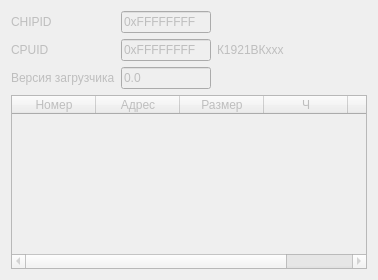
      <widget class="QWidget" name="tab_info">
       <property name="enabled">
        <bool>false</bool>
       </property>
       <property name="sizePolicy">
        <sizepolicy hsizetype="Preferred" vsizetype="Fixed">
         <horstretch>0</horstretch>
         <verstretch>0</verstretch>
        </sizepolicy>
       </property>
       <property name="maximumSize">
        <size>
         <width>16777215</width>
         <height>480</height>
        </size>
       </property>
       <attribute name="title">
        <string notr="true">Информация</string>
       </attribute>
       <layout class="QVBoxLayout" name="verticalLayout_5">
        <item>
         <layout class="QHBoxLayout" name="tinfo_hbox_info">
          <item>
           <layout class="QFormLayout" name="tinfo_hbox_info_values">
            <item row="0" column="0">
             <widget class="QLabel" name="tinfo_lab_chipid">
              <property name="maximumSize">
               <size>
                <width>16777215</width>
                <height>23</height>
               </size>
              </property>
              <property name="text">
               <string notr="true">CHIPID</string>
              </property>
             </widget>
            </item>
            <item row="0" column="1">
             <widget class="QLineEdit" name="tinfo_ledit_chipid">
              <property name="minimumSize">
               <size>
                <width>90</width>
                <height>0</height>
               </size>
              </property>
              <property name="maximumSize">
               <size>
                <width>90</width>
                <height>23</height>
               </size>
              </property>
              <property name="text">
               <string notr="true">0xFFFFFFFF</string>
              </property>
              <property name="readOnly">
               <bool>true</bool>
              </property>
             </widget>
            </item>
            <item row="1" column="0">
             <widget class="QLabel" name="tinfo_lab_cpuid">
              <property name="maximumSize">
               <size>
                <width>16777215</width>
                <height>23</height>
               </size>
              </property>
              <property name="text">
               <string notr="true">CPUID</string>
              </property>
             </widget>
            </item>
            <item row="1" column="1">
             <widget class="QLineEdit" name="tinfo_ledit_cpuid">
              <property name="minimumSize">
               <size>
                <width>90</width>
                <height>0</height>
               </size>
              </property>
              <property name="maximumSize">
               <size>
                <width>90</width>
                <height>23</height>
               </size>
              </property>
              <property name="text">
               <string notr="true">0xFFFFFFFF</string>
              </property>
              <property name="readOnly">
               <bool>true</bool>
              </property>
             </widget>
            </item>
            <item row="2" column="0">
             <widget class="QLabel" name="tinfo_lab_bootver">
              <property name="maximumSize">
               <size>
                <width>16777215</width>
                <height>23</height>
               </size>
              </property>
              <property name="text">
               <string notr="true">Версия загрузчика</string>
              </property>
             </widget>
            </item>
            <item row="2" column="1">
             <widget class="QLineEdit" name="tinfo_ledit_bootver">
              <property name="minimumSize">
               <size>
                <width>90</width>
                <height>0</height>
               </size>
              </property>
              <property name="maximumSize">
               <size>
                <width>90</width>
                <height>23</height>
               </size>
              </property>
              <property name="text">
               <string notr="true">0.0</string>
              </property>
              <property name="readOnly">
               <bool>true</bool>
              </property>
             </widget>
            </item>
           </layout>
          </item>
          <item>
           <widget class="QLabel" name="tinfo_lab_mcu">
            <property name="minimumSize">
             <size>
              <width>150</width>
              <height>0</height>
             </size>
            </property>
            <property name="maximumSize">
             <size>
              <width>16777215</width>
              <height>83</height>
             </size>
            </property>
            <property name="text">
             <string notr="true">К1921ВКххх</string>
            </property>
           </widget>
          </item>
         </layout>
        </item>
        <item>
         <widget class="QTableWidget" name="tinfo_tbl_flash">
          <property name="sizePolicy">
           <sizepolicy hsizetype="Preferred" vsizetype="Preferred">
            <horstretch>0</horstretch>
            <verstretch>0</verstretch>
           </sizepolicy>
          </property>
          <property name="maximumSize">
           <size>
            <width>10000</width>
            <height>174</height>
           </size>
          </property>
          <property name="editTriggers">
           <set>QAbstractItemView::NoEditTriggers</set>
          </property>
          <property name="showGrid">
           <bool>true</bool>
          </property>
          <property name="cornerButtonEnabled">
           <bool>false</bool>
          </property>
          <attribute name="horizontalHeaderVisible">
           <bool>true</bool>
          </attribute>
          <attribute name="horizontalHeaderCascadingSectionResizes">
           <bool>false</bool>
          </attribute>
          <attribute name="horizontalHeaderDefaultSectionSize">
           <number>84</number>
          </attribute>
          <attribute name="horizontalHeaderStretchLastSection">
           <bool>false</bool>
          </attribute>
          <attribute name="verticalHeaderVisible">
           <bool>false</bool>
          </attribute>
          <attribute name="verticalHeaderStretchLastSection">
           <bool>false</bool>
          </attribute>
          <column>
           <property name="text">
            <string notr="true">Номер</string>
           </property>
          </column>
          <column>
           <property name="text">
            <string notr="true">Адрес</string>
           </property>
          </column>
          <column>
           <property name="text">
            <string notr="true">Размер</string>
           </property>
          </column>
          <column>
           <property name="text">
            <string notr="true">Ч</string>
           </property>
          </column>
          <column>
           <property name="text">
            <string notr="true">З</string>
           </property>
          </column>
         </widget>
        </item>
       </layout>
      </widget>
